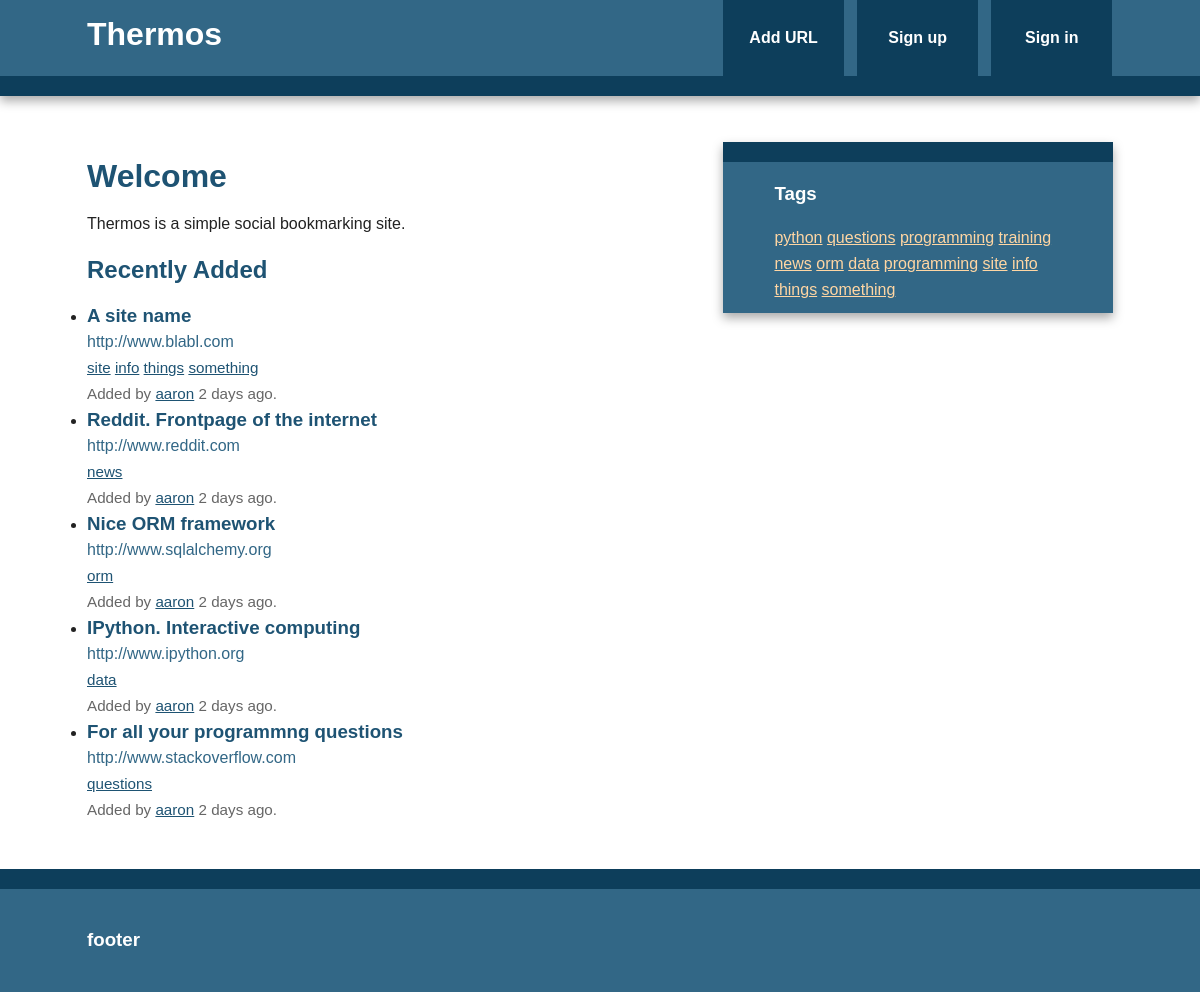
/index, run on the app's committed database.
### thermos/models.py (models this page shows, shortened)
class Bookmark(db.Model):
	id = db.Column(db.Integer, primary_key=True)
	url = db.Column(db.Text, nullable=False)
	date = db.Column(db.DateTime, default=datetime.utcnow)
	description = db.Column(db.String(300))
	user_id = db.Column(db.Integer, db.ForeignKey('user.id'), nullable=False)
	_tags = db.relationship('Tag', secondary=tags, lazy='joined',
	 					backref=db.backref('bookmarks', lazy='dynamic'))
	@staticmethod
	def newest(num):
		return Bookmark.query.order_by(desc(Bookmark.date)).limit(num)
	@property
	def tags(self):
		return ",".join([t.name for t in self._tags])
	@tags.setter
	def tags(self, string):
		if string:
			self._tags = [Tag.get_or_create(name) for name in string.split(',')]
		else:
			self._tags = []

class Tag(db.Model):
	id = db.Column(db.Integer, primary_key=True)
	name = db.Column(db.String(25), nullable=False, unique=True, index=True)
	@staticmethod
	def all():
		return Tag.query.all()
	def __repr__(self):
		return self.name

class User(db.Model,UserMixin):
	id = db.Column(db.Integer, primary_key=True)
	username = db.Column(db.String(80), unique=True)
	email = db.Column(db.String(120), unique=True)
	bookmarks = db.relationship('Bookmark', backref='user', lazy='dynamic')
	password_hash = db.Column(db.String)
	@property
	def password(self):
		raise AttributeError('password: write-only field')

### thermos/views.py (the view)
@app.route('/')
@app.route('/index')
def index():
	return render_template('index.html', new_bookmarks=Bookmark.newest(5))

### thermos/views.py (called while the page is built)
@app.context_processor
def inject_tags():
	return dict(all_tags=Tag.all)

### thermos/templates/index.html (shortened to what this page needs)
{% extends "base.html" %}
{% block content %}
    <article>
        <header>
            <h1>Welcome</h1>
            <p>Thermos is a simple social bookmarking site.</p>
        </header>
        <section>
            <h2>Recently Added</h2>
            {% if new_bookmarks.count() > 0 %}
                {% with bookmarks=new_bookmarks %}
                    {% include "bookmark_list.html" %}
                {% endwith %}
            {% else %}
                No bookmarks have been added yet.
            {% endif %}
        </section>
    </article>
{% endblock %}

### thermos/templates/base.html (shortened to what this page needs)
<!doctype html>
<html class="no-js" lang="">
    <head>
        {% block styles %}
            <link rel="stylesheet" href="{{ url_for('static', filename='css/normalize.min.css')}}">
            <link rel="stylesheet" href="{{ url_for('static', filename='css/main.css')}}">
        {% endblock %}
    </head>
    <body>
        <div class="header-container">
            <header class="wrapper clearfix">
                <a href="{{ url_for('index')}}"><h1 class="title">Thermos</h1></a>
                <nav>
                    <ul>
                        <li><a href="{{ url_for('add')}}">Add URL</a></li>
                        {% if current_user.is_authenticated %}
                            <li><a href="{{ url_for('user', username=current_user.username) }}">My Links</a></li>
                            <li><a href="{{ url_for('logout') }}">Sign out</a></li>
                        {% else %}
                            <li><a href="{{ url_for('signup') }}">Sign up</a></li>
                            <li><a href="{{ url_for('login') }}">Sign in</a></li>
                        {% endif %}
                    </ul>
                </nav>
            </header>
        </div>
        <div class="main-container">
            <div class="main wrapper clearfix">
                {% block content %}
                {% endblock %}
                {% block sidebar %}
                    <aside>
                        <h3>Tags</h3>
                        {% for t in all_tags() %}
                            <a href="{{ url_for('tag', name=t) }}">{{ t }}</a>
                        {% endfor %}
                    </aside>
                {% endblock %}
            </div>
        </div>
        <div class="footer-container">
            <footer class="wrapper">
                <h3>footer</h3>
            </footer>
        </div>
    </body>
</html>

### thermos/templates/bookmark_list.html
<ul class="bookmarks">
	{% for bookmark in bookmarks %}
	<li>
		{% include "bookmark.html" %}
	</li>
	{% endfor %}
</ul>

### thermos/templates/bookmark.html (shortened to what this page needs)
	<a class="header" href="{{ bookmark.url }}">
		<h3 class="description">
			{{ bookmark.description | truncate(50, killwords=True) }}
		</h3>
		<span class="url">
			{{ bookmark.url|truncate(50, killwords=True) }}
		</span>
	</a>
	<div class="info">
		<span class="tags">
			{% if bookmark.tags %}
				{% for t in bookmark._tags %}
					<a href="{{ url_for('tag', name=t) }}">{{ t }}</a>
				{% endfor %}
			{% else %}
				No tags.
			{% endif %}
		</span>
		<br>
		Added by <a href="{{ url_for('user', username=bookmark.user.username) }}">{{ bookmark.user.username }}</a>
		{{ moment(bookmark.date).fromNow() }}.
	</div>

### thermos/static/css/main.css (style rules this page uses)
html { color: #222; font-size: 1em; line-height: 1.4; }
body { font: 16px/26px Helvetica, Helvetica Neue, Arial; }
.wrapper { width: 90%; margin: 0 5%; }
.header-container { border-bottom: 20px solid #0D3E5B; }
.footer-container, .main aside { border-top: 20px solid #0D3E5B; }
.header-container, .footer-container, .main aside { background: #326786; }
.title { color: white; }
nav ul { margin: 0; padding: 0; list-style-type: none; }
nav a { display: block; margin-bottom: 10px; padding: 15px 0; text-align: center; text-decoration: none; font-weight: bold; color: white; background: #0D3E5B; }
.main { padding: 30px 0; }
.main article h1 { font-size: 2em; }
.main aside { color: white; padding: 0px 5% 10px; }
.footer-container footer { color: white; padding: 20px 0; }
a, a:visited { color: #1E5373; }
aside a { color: #FFD6A3; }
h1, h2, h3, h4, h5, h6 { color: #1E5373; }
.main aside h3, footer h3, footer a, footer a:visited { color: white; }
ul.bookmarks { list-style: : none none; padding-left: 0; }
a.header { color: #326786; text-decoration: none; display: block; }
a.header h3 { margin: 0 0; }
div.info { font-size: .95em; color: #666666; }
@media only screen and (min-width: 480px) { nav a { float: left; width: 27%; margin: 0 1.7%; padding: 25px 2%; margin-bottom: 0; } }
@media only screen and (min-width: 480px) { nav li:first-child a { margin-left: 0; } }
@media only screen and (min-width: 480px) { nav li:last-child a { margin-right: 0; } }
@media only screen and (min-width: 480px) { nav ul li { display: inline; } }
@media only screen and (min-width: 768px) { .header-container, .main aside { -webkit-box-shadow: 0 5px 10px #aaa; -moz-box-shadow: 0 5px 10px #aaa; box-shadow: 0 5px 10px #aaa; } }
@media only screen and (min-width: 768px) { .title { float: left; } }
@media only screen and (min-width: 768px) { nav { float: right; width: 38%; } }
@media only screen and (min-width: 768px) { .main article { float: left; width: 57%; } }
@media only screen and (min-width: 768px) { .main aside { float: right; width: 28%; } }
@media only screen and (min-width: 1140px) { .wrapper { width: 1026px; margin: 0 auto; } }
.clearfix:before, .clearfix:after { content: " "; display: table; }
.clearfix:after { clear: both; }
.clearfix { *zoom: 1; }

### data on the page
Bookmark: description "A site name", url "http://www.blabl.com", user.username "aaron", date "2 days ago"
Tag: name "site"
Tag: name "info"
Tag: name "things"
Tag: name "something"
Bookmark: description "Reddit. Frontpage of the internet", url "http://www.reddit.com", user.username "aaron", date "2 days ago"
Tag: name "news"
Bookmark: description "Nice ORM framework", url "http://www.sqlalchemy.org", user.username "aaron", date "2 days ago"
Tag: name "orm"
Bookmark: description "IPython. Interactive computing", url "http://www.ipython.org", user.username "aaron", date "2 days ago"
Tag: name "data"
Bookmark: description "For all your programmng questions", url "http://www.stackoverflow.com", user.username "aaron", date "2 days ago"
Tag: name "questions"
Tag: name "python"
Tag: name "programming"
Tag: name "training"
Tag: name "programming"
